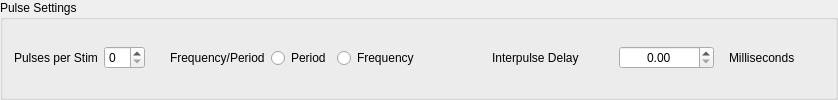
                   <widget class="QGroupBox" name="PulseSettings">
                    <property name="title">
                     <string>Pulse Settings</string>
                    </property>
                    <layout class="QGridLayout" name="gridLayout_40">
                     <item row="0" column="3">
                      <widget class="QWidget" name="widget_7" native="true">
                       <layout class="QGridLayout" name="gridLayout_41">
                        <item row="1" column="0">
                         <widget class="QLabel" name="label_89">
                          <property name="text">
                           <string>Frequency/Period</string>
                          </property>
                         </widget>
                        </item>
                        <item row="1" column="2">
                         <widget class="QRadioButton" name="radioButton_2">
                          <property name="text">
                           <string>Period</string>
                          </property>
                         </widget>
                        </item>
                        <item row="1" column="3">
                         <widget class="QRadioButton" name="radioButton">
                          <property name="text">
                           <string>Frequency</string>
                          </property>
                         </widget>
                        </item>
                       </layout>
                      </widget>
                     </item>
                     <item row="0" column="1">
                      <widget class="QSpinBox" name="spinBox"/>
                     </item>
                     <item row="0" column="6">
                      <widget class="QWidget" name="interpulsedelay_widget" native="true">
                       <property name="sizePolicy">
                        <sizepolicy hsizetype="MinimumExpanding" vsizetype="Preferred">
                         <horstretch>0</horstretch>
                         <verstretch>0</verstretch>
                        </sizepolicy>
                       </property>
                       <property name="minimumSize">
                        <size>
                         <width>350</width>
                         <height>0</height>
                        </size>
                       </property>
                       <layout class="QGridLayout" name="gridLayout_49">
                        <item row="0" column="1">
                         <widget class="QDoubleSpinBox" name="doubleSpinBox">
                          <property name="alignment">
                           <set>Qt::AlignmentFlag::AlignCenter</set>
                          </property>
                         </widget>
                        </item>
                        <item row="0" column="2">
                         <widget class="QWidget" name="widget_29" native="true">
                          <layout class="QGridLayout" name="gridLayout_53">
                           <item row="0" column="0">
                            <widget class="QLabel" name="label_90">
                             <property name="text">
                              <string>Milliseconds</string>
                             </property>
                            </widget>
                           </item>
                          </layout>
                         </widget>
                        </item>
                        <item row="0" column="0">
                         <widget class="QWidget" name="widget_12" native="true">
                          <property name="minimumSize">
                           <size>
                            <width>130</width>
                            <height>0</height>
                           </size>
                          </property>
                          <layout class="QGridLayout" name="gridLayout_52">
                           <item row="0" column="0">
                            <widget class="QLabel" name="label_29">
                             <property name="text">
                              <string>Interpulse Delay</string>
                             </property>
                            </widget>
                           </item>
                          </layout>
                         </widget>
                        </item>
                       </layout>
                      </widget>
                     </item>
                     <item row="0" column="2">
                      <spacer name="horizontalSpacer">
                       <property name="orientation">
                        <enum>Qt::Orientation::Horizontal</enum>
                       </property>
                       <property name="sizeType">
                        <enum>QSizePolicy::Policy::MinimumExpanding</enum>
                       </property>
                       <property name="sizeHint" stdset="0">
                        <size>
                         <width>10</width>
                         <height>20</height>
                        </size>
                       </property>
                      </spacer>
                     </item>
                     <item row="0" column="4">
                      <spacer name="horizontalSpacer_4">
                       <property name="orientation">
                        <enum>Qt::Orientation::Horizontal</enum>
                       </property>
                       <property name="sizeHint" stdset="0">
                        <size>
                         <width>40</width>
                         <height>20</height>
                        </size>
                       </property>
                      </spacer>
                     </item>
                     <item row="0" column="0">
                      <widget class="QLabel" name="label_3">
                       <property name="text">
                        <string>Pulses per Stim</string>
                       </property>
                      </widget>
                     </item>
                    </layout>
                   </widget>
